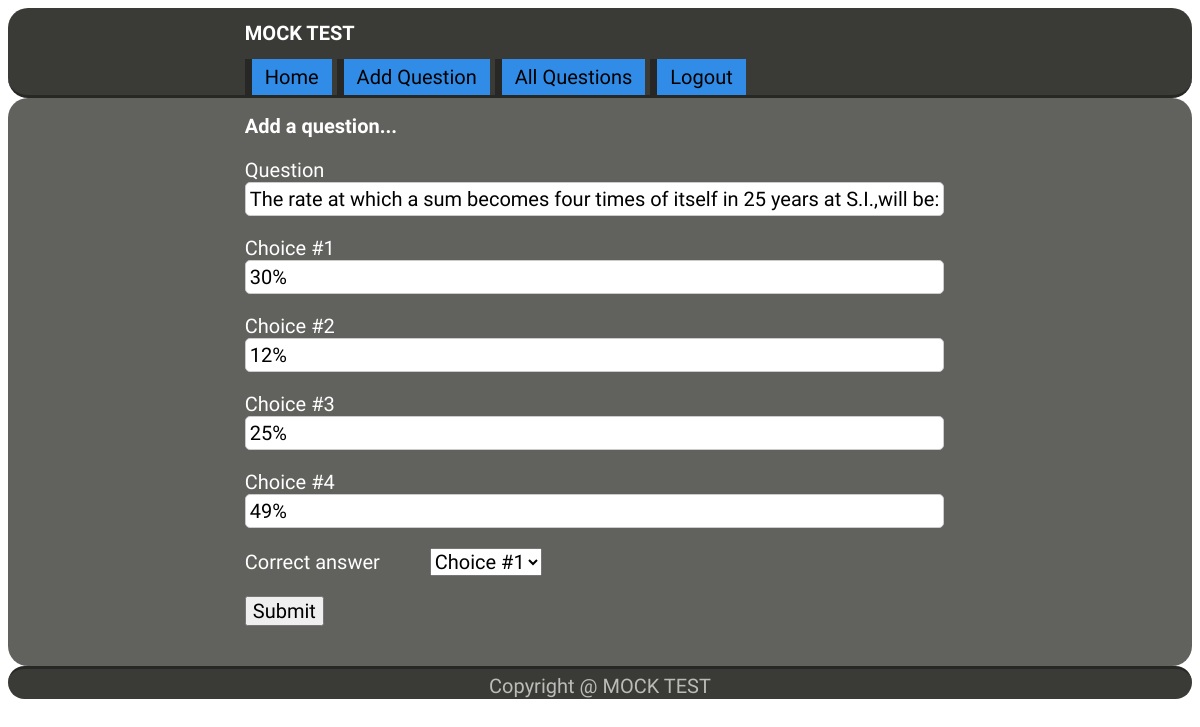
Screenshot of /editquestion.php?qno=6 (signed in) with the database file from the repository.
### tables this page shows
CREATE TABLE `questions` (
  `qid` int(11) NOT NULL,
  `qno` int(11) NOT NULL,
  `question` text NOT NULL,
  `ans1` text NOT NULL,
  `ans2` text NOT NULL,
  `ans3` text NOT NULL,
  `ans4` text NOT NULL,
  `correct_answer` varchar(1) NOT NULL
);

### editquestion.php (the view, shortened to what this page needs)
<?php include "connection.php";
if (isset($_SESSION['admin'])) {
	?>
<?php
if (isset($_GET['qno'])) {
	$qno = mysqli_real_escape_string($conn , $_GET['qno']);
	if (is_numeric($qno)) {
		$query = "SELECT * FROM questions WHERE qno = '$qno' ";
		$run = mysqli_query($conn, $query) or die(mysqli_error($conn));
		if (mysqli_num_rows($run) > 0) {
			while ($row = mysqli_fetch_array($run)) {
                 $question = $row['question'];
                 $ans1 = $row['ans1'];
                 $ans2 = $row['ans2'];
                 $ans3 = $row['ans3'];
                 $ans4 = $row['ans4'];
			}
		}
		else {
			echo "<script> alert('error');
			window.location.href = 'allquestions.php'; </script>" ;
		}
	}
	else {
		header("location: allquestions.php");
	}
}
?>
<!DOCTYPE html>
<html>
	<head>
		<link rel="stylesheet" type="text/css" href="css/style.css">
	</head>
	<body>
		<header>
			<div class="container">
				<h1>MOCK TEST</h1>
				<a href="quiz.php" class="start">Home</a>
				<a href="add.php" class="start">Add Question</a>
				<a href="allquestions.php" class="start">All Questions</a>
				<a href="exit.php" class="start">Logout</a>
			</div>
		</header>
		<main>
			<div class="container">
				<h2>Add a question...</h2>
				<form method="post" action="">
					<p>
						<label>Question</label>
						<input type="text" name="question" required="" value="<?php echo $question; ?>">
					</p>
					<p>
						<label>Choice #1</label>
						<input type="text" name="choice1" required="" value="<?php echo $ans1; ?>">
					</p>
					<p>
						<label>Choice #2</label>
						<input type="text" name="choice2" required="" value="<?php echo $ans2; ?>">
					</p>
					<p>
						<label>Choice #3</label>
						<input type="text" name="choice3" required="" value="<?php echo $ans3; ?>">
					</p>
					<p>
						<label>Choice #4</label>
						<input type="text" name="choice4" required="" value="<?php echo $ans4; ?>">
					</p>
					<p>
						<label>Correct answer</label>
						<select name="answer" >
                        <option value="a">Choice #1 </option>
                    </select>
					</p>
					<p>
						<input type="submit" name="submit" value="Submit">
					</p>
				</form>
			</div>
		</main>
		<footer>
			<div class="container">
				Copyright @ MOCK TEST
			</div>
		</footer>
	</body>
</html>
<?php }
else {
	header("location: admin.php");
}
?>

### css/style.css (style rules this page uses)
* { font-family:unbounded; font-size: 20px; }
body { font-size: 15px; line-height: 1.6em; }
a { text-decoration: none; }
label { display: inline-block; width: 180px; }
input[type='text'] { width: 97%; padding: 4px; border-radius: 5px; border:1px #ccc solid; }
.container { width: 60%; margin: 0 auto; overflow: auto; }
header { border-bottom: 3px #272726 solid; background: #3A3A36; color: white; border-radius: 20px; }
footer { border-top: 3px #272726 solid; background: #3A3A36; color: #BBBBB9; text-align: center; padding-top: 5px; padding-bottom: 5px; border-radius: 20px; height: 20px; }
main { padding-bottom: 20px; background: #61615E; color: white; border-radius: 20px; }
a.start { display: inline-block; color: #000000; background: #318CE7; border-left: 7px #272726 solid; padding:6px 13px; }

### rows the page displays
questions: question "The rate at which a sum becomes four times of itself in 25 years at S.I.,will be:", choice1 "30%", choice2 "12%", choice3 "25%", choice4 "49%"
